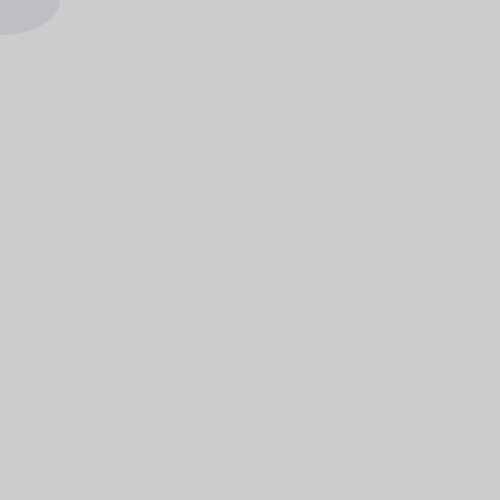
Frame 1 (no input)
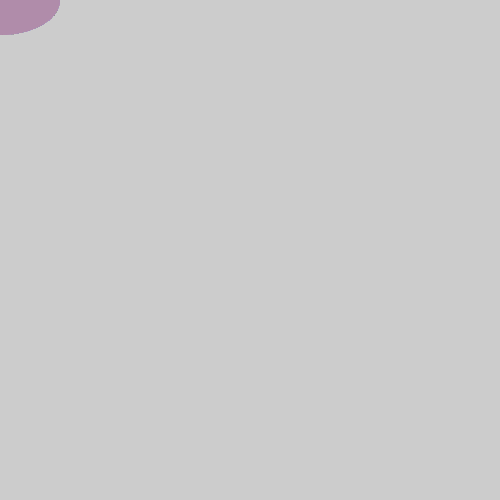
Frame 60 (the mouse pressed at the canvas centre just before this capture)
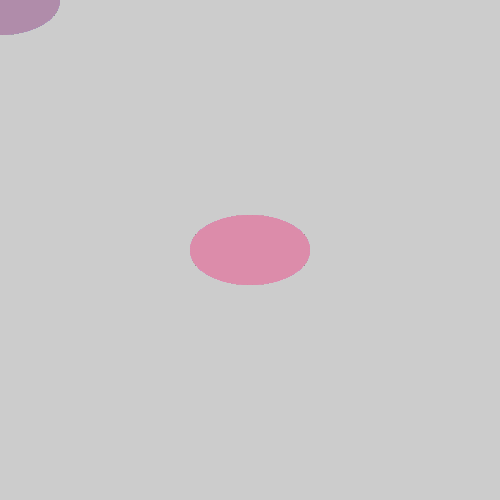
Frame 120 (the mouse held since frame 60 and released just before this capture)

The Processing sketch that drew these frames (run headless with seeded random() and noise(); from frame 60 on, the mouse is pressed at the canvas centre):

// Processing sketch: processing_185146
// ── processing_185146.pde

int rojo = 125;
int tiempo = 0;
int diametro = 50;
  
void setup() {
  size(500, 500);
}
 
void draw() {
  tiempo = tiempo + 1;    
  rojo = int(128 * (1 + sin(tiempo * 2 * PI / frameRate / 15)));
  diametro = int(50 * (1 + sin( tiempo * 2 * PI / frameRate / 25))); // Modifica el diametro del circulo con el paso del tiempo
   
  noStroke();            
  fill(rojo, 140, 170, 50);  // Añade un 50% de transparencia al color
  ellipse(mouseX, mouseY, 120, 70);
}
